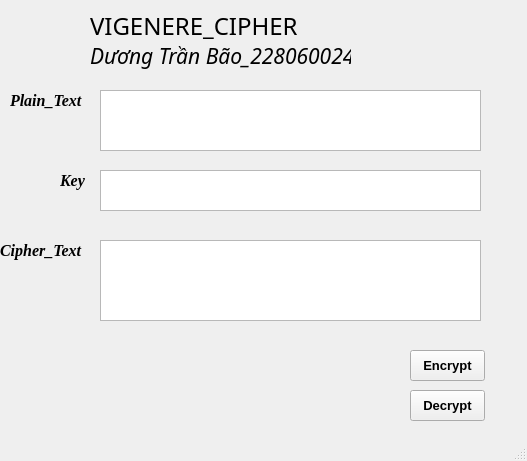
<?xml version="1.0" encoding="UTF-8"?>
<ui version="4.0">
 <class>MainWindow</class>
 <widget class="QMainWindow" name="MainWindow">
  <property name="geometry">
   <rect>
    <x>0</x>
    <y>0</y>
    <width>527</width>
    <height>461</height>
   </rect>
  </property>
  <property name="windowTitle">
   <string>MainWindow</string>
  </property>
  <widget class="QWidget" name="centralwidget">
   <widget class="QLabel" name="label_5">
    <property name="geometry">
     <rect>
      <x>0</x>
      <y>240</y>
      <width>91</width>
      <height>21</height>
     </rect>
    </property>
    <property name="font">
     <font>
      <family>Times New Roman</family>
      <pointsize>12</pointsize>
      <weight>75</weight>
      <italic>true</italic>
      <bold>true</bold>
     </font>
    </property>
    <property name="text">
     <string>Cipher_Text</string>
    </property>
   </widget>
   <widget class="QLabel" name="label">
    <property name="geometry">
     <rect>
      <x>90</x>
      <y>0</y>
      <width>221</width>
      <height>51</height>
     </rect>
    </property>
    <property name="font">
     <font>
      <family>Showcard Gothic</family>
      <pointsize>18</pointsize>
     </font>
    </property>
    <property name="text">
     <string>VIGENERE_CIPHER</string>
    </property>
   </widget>
   <widget class="QLabel" name="label_2">
    <property name="geometry">
     <rect>
      <x>90</x>
      <y>40</y>
      <width>261</width>
      <height>31</height>
     </rect>
    </property>
    <property name="font">
     <font>
      <family>Bell MT</family>
      <pointsize>16</pointsize>
      <weight>50</weight>
      <italic>true</italic>
      <bold>false</bold>
     </font>
    </property>
    <property name="text">
     <string>Dương Trần Bão_2280600244</string>
    </property>
   </widget>
   <widget class="QPlainTextEdit" name="KEY">
    <property name="geometry">
     <rect>
      <x>100</x>
      <y>170</y>
      <width>381</width>
      <height>41</height>
     </rect>
    </property>
   </widget>
   <widget class="QPlainTextEdit" name="PLTEXT">
    <property name="geometry">
     <rect>
      <x>100</x>
      <y>90</y>
      <width>381</width>
      <height>61</height>
     </rect>
    </property>
   </widget>
   <widget class="QPushButton" name="butDE">
    <property name="geometry">
     <rect>
      <x>410</x>
      <y>390</y>
      <width>75</width>
      <height>31</height>
     </rect>
    </property>
    <property name="font">
     <font>
      <pointsize>10</pointsize>
      <weight>75</weight>
      <bold>true</bold>
     </font>
    </property>
    <property name="text">
     <string>Decrypt</string>
    </property>
   </widget>
   <widget class="QLabel" name="label_3">
    <property name="geometry">
     <rect>
      <x>10</x>
      <y>90</y>
      <width>81</width>
      <height>21</height>
     </rect>
    </property>
    <property name="font">
     <font>
      <family>Times New Roman</family>
      <pointsize>12</pointsize>
      <weight>75</weight>
      <italic>true</italic>
      <bold>true</bold>
     </font>
    </property>
    <property name="text">
     <string>Plain_Text</string>
    </property>
   </widget>
   <widget class="QPushButton" name="butEN">
    <property name="geometry">
     <rect>
      <x>410</x>
      <y>350</y>
      <width>75</width>
      <height>31</height>
     </rect>
    </property>
    <property name="font">
     <font>
      <pointsize>10</pointsize>
      <weight>75</weight>
      <bold>true</bold>
     </font>
    </property>
    <property name="text">
     <string>Encrypt</string>
    </property>
   </widget>
   <widget class="QLabel" name="label_4">
    <property name="geometry">
     <rect>
      <x>60</x>
      <y>170</y>
      <width>31</width>
      <height>21</height>
     </rect>
    </property>
    <property name="font">
     <font>
      <family>Times New Roman</family>
      <pointsize>12</pointsize>
      <weight>75</weight>
      <italic>true</italic>
      <bold>true</bold>
     </font>
    </property>
    <property name="text">
     <string>Key</string>
    </property>
   </widget>
   <widget class="QPlainTextEdit" name="CITEXT">
    <property name="geometry">
     <rect>
      <x>100</x>
      <y>240</y>
      <width>381</width>
      <height>81</height>
     </rect>
    </property>
   </widget>
  </widget>
  <widget class="QMenuBar" name="menubar">
   <property name="geometry">
    <rect>
     <x>0</x>
     <y>0</y>
     <width>527</width>
     <height>21</height>
    </rect>
   </property>
  </widget>
  <widget class="QStatusBar" name="statusbar"/>
 </widget>
 <resources/>
 <connections/>
</ui>
